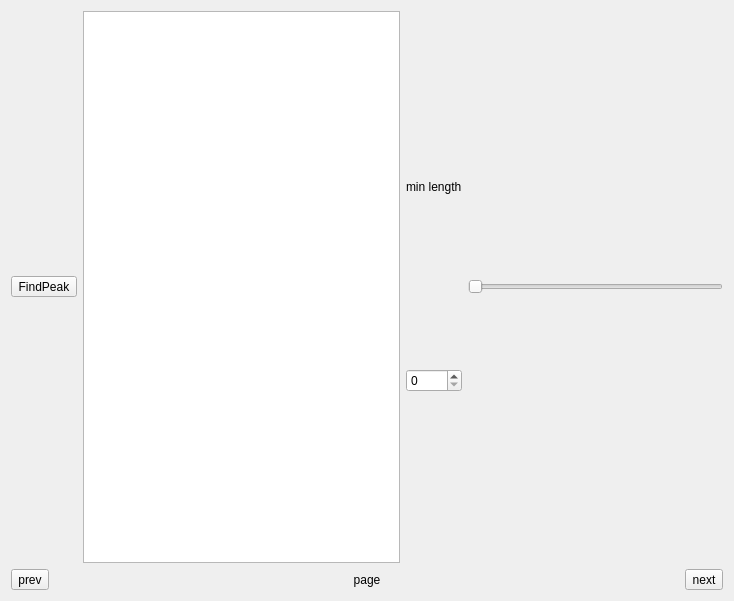
<?xml version="1.0" encoding="UTF-8"?>
<ui version="4.0">
 <class>Derivation</class>
 <widget class="QWidget" name="Derivation">
  <property name="geometry">
   <rect>
    <x>0</x>
    <y>0</y>
    <width>734</width>
    <height>601</height>
   </rect>
  </property>
  <property name="windowTitle">
   <string>Derivation</string>
  </property>
  <layout class="QGridLayout" name="gridLayout" rowstretch="1,1,0,0">
   <item row="0" column="0">
    <layout class="QGridLayout" name="gLayChart"/>
   </item>
   <item row="1" column="0">
    <layout class="QGridLayout" name="gLayExtra"/>
   </item>
   <item row="2" column="0">
    <layout class="QHBoxLayout" name="hLayOption">
     <item>
      <widget class="QToolButton" name="tBtnFindPeak">
       <property name="text">
        <string>FindPeak</string>
       </property>
      </widget>
     </item>
     <item>
      <widget class="QPlainTextEdit" name="plainTextEdit"/>
     </item>
     <item>
      <layout class="QHBoxLayout" name="hLayMinLength">
       <item>
        <layout class="QVBoxLayout" name="verticalLayout">
         <item>
          <widget class="QLabel" name="labelMinLength">
           <property name="sizePolicy">
            <sizepolicy hsizetype="Preferred" vsizetype="Fixed">
             <horstretch>0</horstretch>
             <verstretch>0</verstretch>
            </sizepolicy>
           </property>
           <property name="text">
            <string>min length</string>
           </property>
          </widget>
         </item>
         <item>
          <widget class="QSpinBox" name="spinBoxMinLength">
           <property name="maximum">
            <number>9999</number>
           </property>
          </widget>
         </item>
        </layout>
       </item>
       <item>
        <widget class="QSlider" name="horizontalSlider">
         <property name="maximum">
          <number>9999</number>
         </property>
         <property name="orientation">
          <enum>Qt::Orientation::Horizontal</enum>
         </property>
        </widget>
       </item>
      </layout>
     </item>
    </layout>
   </item>
   <item row="3" column="0">
    <layout class="QHBoxLayout" name="horizontalLayout">
     <item>
      <widget class="QToolButton" name="tBtnNextExtra">
       <property name="text">
        <string>prev</string>
       </property>
      </widget>
     </item>
     <item>
      <widget class="QLabel" name="labelPageExtra">
       <property name="text">
        <string>page</string>
       </property>
       <property name="alignment">
        <set>Qt::AlignmentFlag::AlignCenter</set>
       </property>
      </widget>
     </item>
     <item>
      <widget class="QToolButton" name="tBtnPrevExtra">
       <property name="text">
        <string>next</string>
       </property>
      </widget>
     </item>
    </layout>
   </item>
  </layout>
 </widget>
 <resources/>
 <connections/>
</ui>
